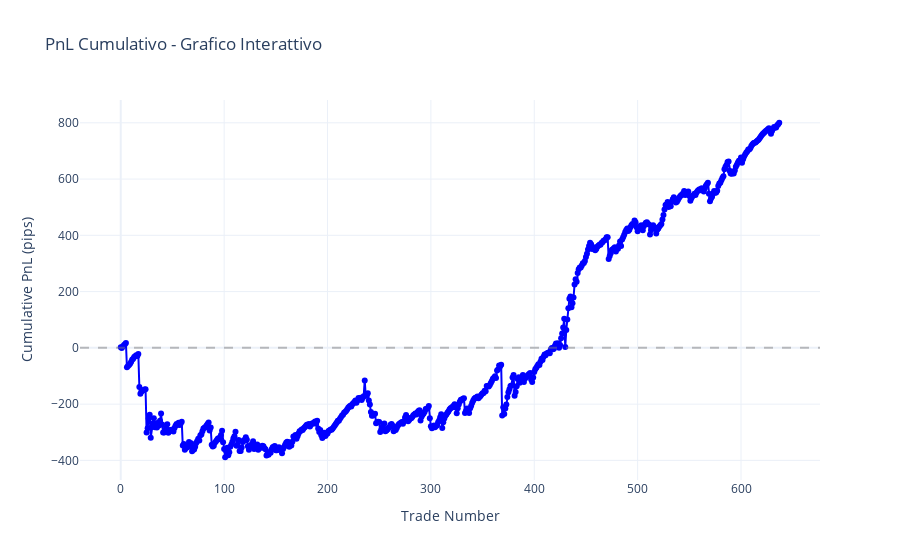

Here is the notebook cell this chart was saved with:
### Code cell
# Grafico interattivo del PnL cumulativo
if not trades_df.empty:
    visualization.plot_interactive_cumulative_pnl(
        trades_df, 
        title="PnL Cumulativo - Grafico Interattivo"
    )

### Figure 1 — Plotly figure (JSON) as saved in the notebook; plotly's stock layout.template omitted (floating-point values rounded to 4 significant figures; data arrays with more than 128 entries replaced by an {"elided": "..."} marker saying what was removed)
{"data": [{"line": {"color": "blue", "width": 2}, "mode": "lines+markers", "name": "Cumulative PnL", "type": "scatter", "x": {"elided": "638 int values"}, "y": {"elided": "638 float values"}}], "layout": {"hovermode": "x unified", "shapes": [{"line": {"color": "gray", "dash": "dash"}, "opacity": 0.5, "type": "line", "x0": 0, "x1": 1, "xref": "x domain", "y0": 0, "y1": 0, "yref": "y"}], "title": {"text": "PnL Cumulativo - Grafico Interattivo"}, "xaxis": {"title": {"text": "Trade Number"}}, "yaxis": {"title": {"text": "Cumulative PnL (pips)"}}}}
